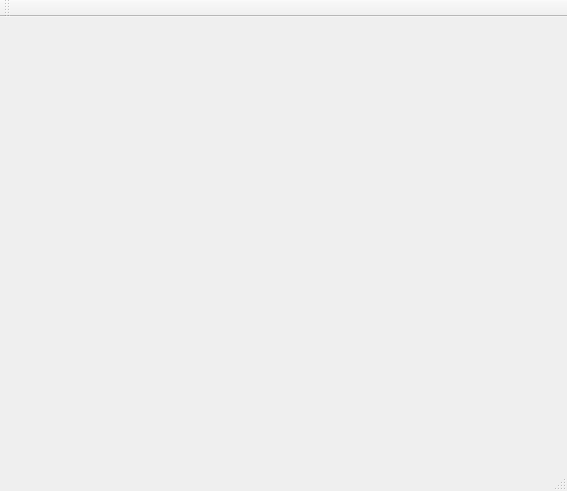
<?xml version="1.0" encoding="UTF-8"?>
<ui version="4.0">
 <class>MainWindow</class>
 <widget class="QMainWindow" name="MainWindow">
  <property name="geometry">
   <rect>
    <x>0</x>
    <y>0</y>
    <width>567</width>
    <height>491</height>
   </rect>
  </property>
  <property name="windowTitle">
   <string>MainWindow</string>
  </property>
  <widget class="QWidget" name="centralWidget">
   <layout class="QVBoxLayout" name="verticalLayout">
    <item>
     <widget class="QLabel" name="playerLabel">
      <property name="text">
       <string/>
      </property>
     </widget>
    </item>
   </layout>
  </widget>
  <widget class="QMenuBar" name="menuBar">
   <property name="geometry">
    <rect>
     <x>0</x>
     <y>0</y>
     <width>567</width>
     <height>23</height>
    </rect>
   </property>
  </widget>
  <widget class="QToolBar" name="mainToolBar">
   <attribute name="toolBarArea">
    <enum>TopToolBarArea</enum>
   </attribute>
   <attribute name="toolBarBreak">
    <bool>false</bool>
   </attribute>
  </widget>
  <widget class="QStatusBar" name="statusBar"/>
 </widget>
 <layoutdefault spacing="6" margin="11"/>
 <resources/>
 <connections/>
</ui>
